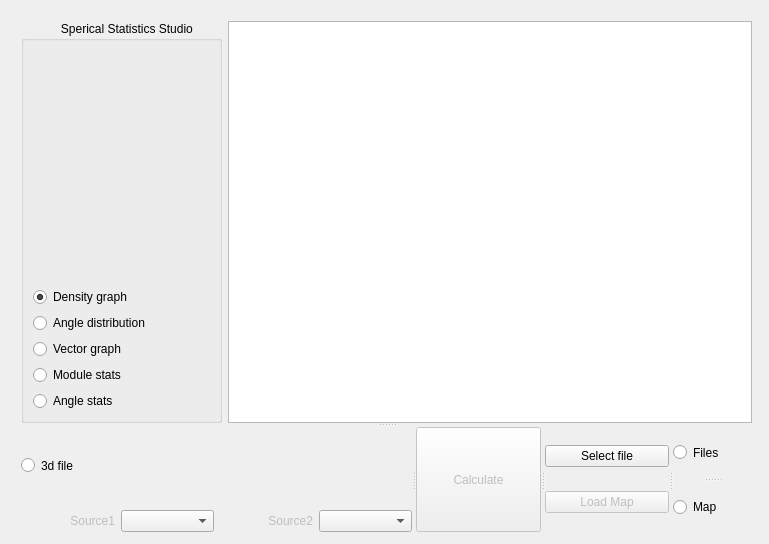
<?xml version="1.0" encoding="UTF-8"?>
<ui version="4.0">
 <class>Form</class>
 <widget class="QWidget" name="Form">
  <property name="geometry">
   <rect>
    <x>0</x>
    <y>0</y>
    <width>769</width>
    <height>544</height>
   </rect>
  </property>
  <property name="minimumSize">
   <size>
    <width>769</width>
    <height>544</height>
   </size>
  </property>
  <property name="windowTitle">
   <string>Sperical Studio</string>
  </property>
  <layout class="QGridLayout" name="gridLayout">
   <item row="0" column="0">
    <widget class="QStackedWidget" name="stackedWidget">
     <property name="currentIndex">
      <number>0</number>
     </property>
     <widget class="QWidget" name="page">
      <widget class="QSplitter" name="splitter_5">
       <property name="geometry">
        <rect>
         <x>10</x>
         <y>10</y>
         <width>731</width>
         <height>511</height>
        </rect>
       </property>
       <property name="orientation">
        <enum>Qt::Vertical</enum>
       </property>
       <widget class="QWidget" name="">
        <layout class="QHBoxLayout" name="horizontalLayout">
         <item>
          <widget class="QGroupBox" name="groupBox">
           <property name="title">
            <string>            Sperical Statistics Studio</string>
           </property>
           <layout class="QGridLayout" name="gridLayout_4">
            <item row="0" column="0">
             <layout class="QVBoxLayout" name="verticalLayout">
              <item>
               <widget class="QLabel" name="imageicono">
                <property name="text">
                 <string/>
                </property>
               </widget>
              </item>
              <item>
               <layout class="QVBoxLayout" name="verticalLayout_2">
                <item>
                 <widget class="QRadioButton" name="densityGraph">
                  <property name="text">
                   <string>Density graph</string>
                  </property>
                  <property name="checked">
                   <bool>true</bool>
                  </property>
                 </widget>
                </item>
                <item>
                 <widget class="QRadioButton" name="angledistribution">
                  <property name="text">
                   <string>Angle distribution</string>
                  </property>
                 </widget>
                </item>
                <item>
                 <widget class="QRadioButton" name="vectorgraph">
                  <property name="text">
                   <string>Vector graph</string>
                  </property>
                 </widget>
                </item>
                <item>
                 <widget class="QRadioButton" name="modstats">
                  <property name="text">
                   <string>Module stats</string>
                  </property>
                 </widget>
                </item>
                <item>
                 <widget class="QRadioButton" name="angstats">
                  <property name="text">
                   <string>Angle stats</string>
                  </property>
                 </widget>
                </item>
               </layout>
              </item>
             </layout>
            </item>
           </layout>
          </widget>
         </item>
         <item>
          <widget class="QGraphicsView" name="graphicsView"/>
         </item>
        </layout>
       </widget>
       <widget class="QSplitter" name="splitter_4">
        <property name="orientation">
         <enum>Qt::Horizontal</enum>
        </property>
        <widget class="QWidget" name="">
         <layout class="QVBoxLayout" name="verticalLayout_4">
          <item>
           <widget class="QSplitter" name="splitter">
            <property name="orientation">
             <enum>Qt::Horizontal</enum>
            </property>
            <widget class="QSplitter" name="splitter_3">
             <property name="orientation">
              <enum>Qt::Horizontal</enum>
             </property>
             <widget class="QRadioButton" name="type3D">
              <property name="text">
               <string>3d file</string>
              </property>
             </widget>
            </widget>
           </widget>
          </item>
          <item>
           <layout class="QHBoxLayout" name="horizontalLayout_5">
            <item>
             <layout class="QHBoxLayout" name="horizontalLayout_3">
              <item>
               <widget class="QLabel" name="labelX">
                <property name="enabled">
                 <bool>false</bool>
                </property>
                <property name="text">
                 <string>Source1</string>
                </property>
                <property name="alignment">
                 <set>Qt::AlignRight|Qt::AlignTrailing|Qt::AlignVCenter</set>
                </property>
               </widget>
              </item>
              <item>
               <widget class="QComboBox" name="comboBoxSource1"/>
              </item>
             </layout>
            </item>
            <item>
             <layout class="QHBoxLayout" name="horizontalLayout_6">
              <item>
               <layout class="QHBoxLayout" name="horizontalLayout_4">
                <item>
                 <widget class="QLabel" name="labelY">
                  <property name="enabled">
                   <bool>false</bool>
                  </property>
                  <property name="text">
                   <string>Source2</string>
                  </property>
                  <property name="alignment">
                   <set>Qt::AlignRight|Qt::AlignTrailing|Qt::AlignVCenter</set>
                  </property>
                 </widget>
                </item>
                <item>
                 <widget class="QComboBox" name="comboBoxSource2"/>
                </item>
               </layout>
              </item>
             </layout>
            </item>
           </layout>
          </item>
         </layout>
        </widget>
        <widget class="QPushButton" name="calculate">
         <property name="enabled">
          <bool>false</bool>
         </property>
         <property name="text">
          <string>Calculate</string>
         </property>
        </widget>
        <widget class="QWidget" name="">
         <layout class="QVBoxLayout" name="verticalLayout_5">
          <item>
           <widget class="QPushButton" name="buttonload">
            <property name="text">
             <string>Select file</string>
            </property>
           </widget>
          </item>
          <item>
           <widget class="QPushButton" name="buttonmap">
            <property name="enabled">
             <bool>false</bool>
            </property>
            <property name="text">
             <string>Load Map</string>
            </property>
           </widget>
          </item>
         </layout>
        </widget>
        <widget class="QSplitter" name="splitter_2">
         <property name="orientation">
          <enum>Qt::Vertical</enum>
         </property>
         <widget class="QRadioButton" name="Files">
          <property name="sizePolicy">
           <sizepolicy hsizetype="Ignored" vsizetype="Minimum">
            <horstretch>0</horstretch>
            <verstretch>0</verstretch>
           </sizepolicy>
          </property>
          <property name="text">
           <string>Files</string>
          </property>
         </widget>
         <widget class="QRadioButton" name="Map">
          <property name="sizePolicy">
           <sizepolicy hsizetype="Ignored" vsizetype="Minimum">
            <horstretch>0</horstretch>
            <verstretch>0</verstretch>
           </sizepolicy>
          </property>
          <property name="text">
           <string>Map</string>
          </property>
         </widget>
        </widget>
       </widget>
      </widget>
     </widget>
     <widget class="QWidget" name="page_2"/>
    </widget>
   </item>
  </layout>
 </widget>
 <resources/>
 <connections/>
</ui>
